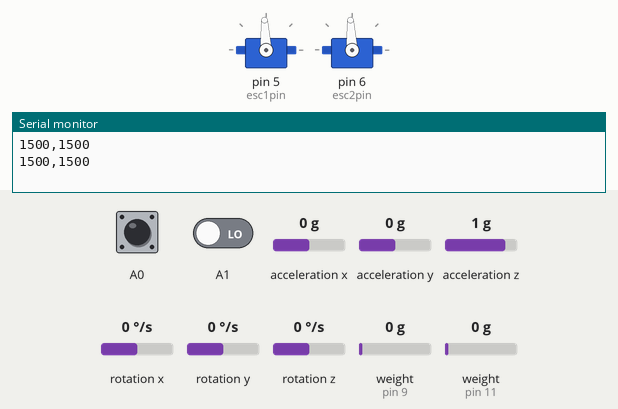
Simulated run of this sketch. Board: Arduino Uno, built with avr-gcc and run on an emulated ATmega328P. On the bench: 2 × servo, the last lines printed to the serial monitor. Inputs (shaded band) come from the test bench; at power-on: A0 LOW, A1 LOW, acceleration x 0 g, acceleration y 0 g, acceleration z 1 g, rotation x 0 °/s, rotation y 0 °/s, rotation z 0 °/s, weight on the scale (sensors on pin 9, pin 11) 0 g.

Above: at 8.2 s.
8.3 s: A0 pulsed HIGH 5 times (0.12 s each, 0.3 s apart)
At 11.6 s:
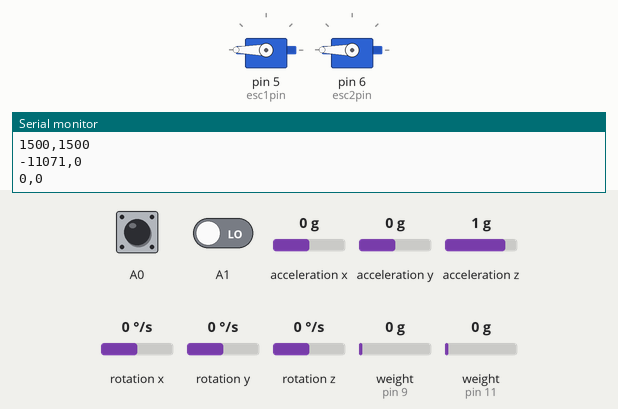
Timing chart, 0 to 13.9 s (numbered marks = the images above; inputs shaded):
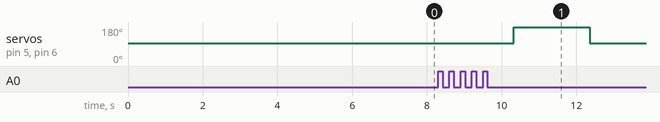

The sketch:

activeNav.ino
```cpp
#include "eeprom_utils.h"
#include <Wire.h>
#include <Servo.h>
#include <HX711_ADC.h>
#include "HX711.h"
#include <MPU9250.h>
#include <PID_v1.h>
#include <SPI.h>
//#include <nRF24L01.h>
//#include <RF24.h>
#include <SD.h>

const int chipSelect = 53;

#define theta1 20
#define theta2 75
#define f_turn 1650   //turning forward thrust pwm
#define f_thrust_time 5000 //forward thrust time
#define f_thrust 1900
#define loadCellFrequency 5 //in Hz
#define thresholdForceChangePerSecond 0.5

#define maxPWM 1900
#define minPWM 1100
#define stallPWM 1500
#define forwardOffset 250

#define calib false
#define IMU_READ_PERIOD_MS 40
#define mag_dec -3.11

#define DOUT2  9
#define CLK2  12
#define DOUT1 11
#define CLK1 10

unsigned long tugSteeringStart = 0;
int tugSteering = 0;
int m1 = 0;
int m2 = 0;

#define tugSteeringDuration 600000
#define tugSteeringBurst 10000

float calibration_factor1 = 20000.21;
float calibration_factor2 = 20000.21;//-7050 worked for my 440lb max scale setup

HX711 scale1;
HX711 scale2;
Servo rightESC;
Servo leftESC;

//RF24 radio(7, 8); // CE, CSN
const byte address[6] = "00001";

byte esc1pin=5;
byte esc2pin=6;

MPU9250 mpu;

double starting;
double targetAbs;
double angle;

double coef1 = -14.3;
double coef2 = 328571.4;

byte m1PWM = (A0); //M1 PWM values
byte m2PWM = (A1);

double Setpoint, Input, Output;
double Kp=8, Ki=0, Kd=3;


float mag = 0.75;


PID myPID(&Input, &Output, &Setpoint, Kp, Ki, Kd, DIRECT);

char radioText[32] = "";


struct loadCell {
  float reading1;
  float reading2;
  int angle;
  float magnitude;
};

struct loadCell lc = {0, 0, 0, 0};

double getAbs(double a, double rel) {
  double b = a + rel;
  if (b > 180) {
    return b - 360;
  } else if (b < -180) {
    return b + 360;
  }
  return b;
}
/*
double getRel(double cur, double tar) {
  double c, t;
  c = cur;
  if (cur > tar) {
    t = tar + 360;
  } else {
    t = tar;
  }
  double r = t - c;
  double l = 360 - r;
  return (r < l) ? r : -l;
}*/

double getRel(double cur, double tar) {
  int c = (int)(10 * (cur + 180)) % 3600;
  int t = (int)(10 * (tar + 180)) % 3600;
  return (-1 * ((5400 + c - t) % 3600 - 1800)) / 10.0;
}

int clip(int val, int lower, int upper) {
  if (val < 700) {
    return 0;
  } else if (val < lower) {
    return lower;
  } else if (val > upper) {
    return upper;
  } else {
    return val;
  }
}
void setup() {

  //radio.begin();
  //radio.openWritingPipe(address);
  //radio.setPALevel(RF24_PA_MIN);
  //radio.stopListening();

  Serial.begin(9600);

  radioWrite("Serial setup");


  Wire.begin();
  rightESC.attach(esc1pin);
  leftESC.attach(esc2pin);
  //motorInput(1900, 1900);
  //delay(8000);
  //motorInput(1100, 1100);
  //delay(8000);
  stopThrust();
  delay(5000);

  //load cell
  scale1.begin(DOUT1, CLK1);
  scale2.begin(DOUT2, CLK2);

  scale1.set_scale();
  scale2.set_scale();
  scale1.tare();
  scale2.tare();//Reset the scale to 0

   // Open serial communications and wait for port to open:
  //Serial.println("lmao");
  if (!mpu.setup(0x68)) {
    while(1) {
      Serial.println("MPU connection failed. Please check your connection with `connection_check` example.");
      delay(5000);
    }
  }

  if (calib) {
    Serial.println("Accel & Gyro");
    mpu.calibrateAccelGyro();
    Serial.println("Mag");
    mpu.calibrateMag();
    //mpu.saveCalibration();
  }
  //Serial.println("lmao");
  //loadCalibration();
  mpu.setMagneticDeclination(mag_dec);

  while (!mpu.update()) {
    Serial.println("Init reading failed");
    delay(100);
  }
  //Serial.println("lmao");

  /*
  unsigned long initT = millis();
  Serial.println("Waiting for PID reset");
  while (millis() < initT + 10000) {
    mpu.update();
    delay(50);
  }
  */

  //long zero_factor1 = scale1.read_average(); //Get a baseline reading
  //long zero_factor2 = scale2.read_average();
  //radioWrite("Stopping motors");

  stopThrust();
  //Serial.println("waiting 20");
  //delay(10000);

  resetPID();


  //motorInput(1900, 1900, 1500);
  //delay(5000);
  //radioWrite("setup done");

  /*
  Serial.print("Initializing SD card...");

  // see if the card is present and can be initialized:
  if (!SD.begin(chipSelect)) {
    Serial.println("Card failed, or not present");
    // don't do anything more:
    while (1);
  }
  Serial.println("card initialized.");
  */
}
//need to add how to read load cell


void loop() {
  int motor1=pulseIn(m1PWM,HIGH);
  int motor2=pulseIn(m2PWM,HIGH);
  Serial.println(String(motor1) + "," + String(motor2));
  if (motor1 == 0 && motor2 == 0) {
    motorInput(1500, 1500);
  } else {
    motorInput(motor1,motor2);
  }
  delay(IMU_READ_PERIOD_MS);

}

void radioWrite(String a) {
  //Serial.println(a);
  //for (int i = 0; i < a.length(); i++) {
  //  radioText[i] = a[i];
  //}
  //radio.write(&radioText, sizeof(radioText));
}

void datalog() {
  /*
  String dataString = String(millis()) + "," + String(tugSteering) + "," + String(lc.magnitude) + "," + String(lc.angle) + "," + String(m1) + "," + String(m2) + "," + String(mpu.getYaw());

  File dataFile = SD.open("datalog.csv", FILE_WRITE);
  if (dataFile) {
    dataFile.println(dataString);
    dataFile.close();
    // print to the serial port too:
    Serial.println(dataString);
  }
  dataFile.close();*/
}

void stopThrust() {
  motorInput(stallPWM, stallPWM);
}

void motorInput(int one, int two) {
  int r = clip(one, minPWM, maxPWM);
  int l = clip(two, minPWM, maxPWM);
  rightESC.writeMicroseconds(map(r, 1100, 1900, 1900, 1100));
  leftESC.writeMicroseconds(map(l, 1100, 1900, 1900, 1100));
  m1 = r;
  m2 = l;
  Serial.println(String(r) +","+ String(l));
}

int getLoadCellAngle() {
  return lc.angle;
}

void fullDiffThrust() {
  if (targetAbs > 0) {
    motorInput(minPWM,maxPWM);
  } else {
    motorInput(maxPWM,minPWM);
  }
}

void readLoadCell() { //some how extrapolate angle from this
  double r11 = scale1.get_units() / coef1 / 21176.4;
  double r21 = scale2.get_units() / coef2 * -1;
  delay(10);
  double r12 = scale1.get_units() / coef1 / 21176.4;
  double r22 = scale2.get_units() / coef2 * -1;
  delay(10);
  double r13 = scale1.get_units() / coef1 / 21176.4;
  double r23 = scale2.get_units() / coef2 * -1;

  lc.reading1 = (r11 + r12 + r13)/3;
  lc.reading2 = (r21 + r22 + r23)/3;
  //lc.angle = (int)(atan2(lc.reading2,lc.reading1)/M_PI*180);
  lc.angle = (int)(atan2(lc.reading2,lc.reading1)/M_PI*180) * 0.65;
  lc.magnitude = sqrt(lc.reading1 * lc.reading1 + lc.reading2 * lc.reading2);
}

void fullForward() {
  motorInput(1900, 1900);
}


void resetPID() {
  myPID.SetMode(AUTOMATIC);
  myPID.SetOutputLimits(-400, 400);
  myPID.SetSampleTime(IMU_READ_PERIOD_MS / 2);
}
```

eeprom_utils.h
```cpp
#include <EEPROM.h>
#include "MPU9250.h"

const uint8_t EEPROM_SIZE = 1 + sizeof(float) * 3 * 4;
extern MPU9250 mpu;

enum EEP_ADDR
{
    EEP_CALIB_FLAG = 0x00,
    EEP_ACC_BIAS = 0x01,
    EEP_GYRO_BIAS = 0x0D,
    EEP_MAG_BIAS = 0x19,
    EEP_MAG_SCALE = 0x25
};

void writeByte(int address, byte value){
  EEPROM.put(address, value);
}

void writeFloat(int address, float value){
  EEPROM.put(address, value);
}

byte readByte(int address){
  byte valueIn;
  EEPROM.get(address, valueIn);
  return valueIn;
}

float readFloat(int address){
  float valueIn;
  EEPROM.get(address, valueIn);
  return valueIn;
}

void clearCalibration()
{
    writeByte(EEP_CALIB_FLAG, 0);
}

bool isCalibrated()
{
    return (readByte(EEP_CALIB_FLAG) == 0x01);
}

void saveCalibration()
{
    writeByte(EEP_CALIB_FLAG, 1);
    writeFloat(EEP_ACC_BIAS + 0, mpu.getAccBias(0));
    writeFloat(EEP_ACC_BIAS + 4, mpu.getAccBias(1));
    writeFloat(EEP_ACC_BIAS + 8, mpu.getAccBias(2));
    writeFloat(EEP_GYRO_BIAS + 0, mpu.getGyroBias(0));
    writeFloat(EEP_GYRO_BIAS + 4, mpu.getGyroBias(1));
    writeFloat(EEP_GYRO_BIAS + 8, mpu.getGyroBias(2));
    writeFloat(EEP_MAG_BIAS + 0, mpu.getMagBias(0));
    writeFloat(EEP_MAG_BIAS + 4, mpu.getMagBias(1));
    writeFloat(EEP_MAG_BIAS + 8, mpu.getMagBias(2));
    writeFloat(EEP_MAG_SCALE + 0, mpu.getMagScale(0));
    writeFloat(EEP_MAG_SCALE + 4, mpu.getMagScale(1));
    writeFloat(EEP_MAG_SCALE + 8, mpu.getMagScale(2));
}

void loadCalibration()
{
    if (isCalibrated())
    {
        Serial.println("calibrated? : YES");
        Serial.println("load calibrated values");
        mpu.setAccBias(0, readFloat(EEP_ACC_BIAS + 0));
        mpu.setAccBias(1, readFloat(EEP_ACC_BIAS + 4));
        mpu.setAccBias(2, readFloat(EEP_ACC_BIAS + 8));
        mpu.setGyroBias(0, readFloat(EEP_GYRO_BIAS + 0));
        mpu.setGyroBias(1, readFloat(EEP_GYRO_BIAS + 4));
        mpu.setGyroBias(2, readFloat(EEP_GYRO_BIAS + 8));
        mpu.setMagBias(0, readFloat(EEP_MAG_BIAS + 0));
        mpu.setMagBias(1, readFloat(EEP_MAG_BIAS + 4));
        mpu.setMagBias(2, readFloat(EEP_MAG_BIAS + 8));
        mpu.setMagScale(0, readFloat(EEP_MAG_SCALE + 0));
        mpu.setMagScale(1, readFloat(EEP_MAG_SCALE + 4));
        mpu.setMagScale(2, readFloat(EEP_MAG_SCALE + 8));
    }
    else
    {
        Serial.println("calibrated? : NO");
        Serial.println("load default values");
        mpu.setAccBias(0, +0.005);
        mpu.setAccBias(1, -0.008);
        mpu.setAccBias(2, -0.001);
        mpu.setGyroBias(0, +1.5);
        mpu.setGyroBias(1, -0.5);
        mpu.setGyroBias(2, +0.7);
        mpu.setMagBias(0, +186.41);
        mpu.setMagBias(1, -197.91);
        mpu.setMagBias(2, -425.55);
        mpu.setMagScale(0, +1.07);
        mpu.setMagScale(1, +0.95);
        mpu.setMagScale(2, +0.99);
    }
}

void printCalibration()
{
    Serial.println("< calibration parameters >");
    Serial.print("calibrated? : ");
    Serial.println(readByte(EEP_CALIB_FLAG) ? "YES" : "NO");
    Serial.print("acc bias x  : ");
    Serial.println(readFloat(EEP_ACC_BIAS + 0) * 1000.f);
    Serial.print("acc bias y  : ");
    Serial.println(readFloat(EEP_ACC_BIAS + 4) * 1000.f);
    Serial.print("acc bias z  : ");
    Serial.println(readFloat(EEP_ACC_BIAS + 8) * 1000.f);
    Serial.print("gyro bias x : ");
    Serial.println(readFloat(EEP_GYRO_BIAS + 0));
    Serial.print("gyro bias y : ");
    Serial.println(readFloat(EEP_GYRO_BIAS + 4));
    Serial.print("gyro bias z : ");
    Serial.println(readFloat(EEP_GYRO_BIAS + 8));
    Serial.print("mag bias x  : ");
    Serial.println(readFloat(EEP_MAG_BIAS + 0));
    Serial.print("mag bias y  : ");
    Serial.println(readFloat(EEP_MAG_BIAS + 4));
    Serial.print("mag bias z  : ");
    Serial.println(readFloat(EEP_MAG_BIAS + 8));
    Serial.print("mag scale x : ");
    Serial.println(readFloat(EEP_MAG_SCALE + 0));
    Serial.print("mag scale y : ");
    Serial.println(readFloat(EEP_MAG_SCALE + 4));
    Serial.print("mag scale z : ");
    Serial.println(readFloat(EEP_MAG_SCALE + 8));
}

void printBytes()
{
    for (size_t i = 0; i < EEPROM_SIZE; ++i)
        Serial.println(readByte(i), HEX);
}

void setupEEPROM()
{
    Serial.println("EEPROM start");

    if (!isCalibrated())
    {
        Serial.println("Need Calibration!!");
    }
    Serial.println("EEPROM calibration value is : ");
    printCalibration();
    Serial.println("Loaded calibration value is : ");
    loadCalibration();
}
```

Measured:
- after the input at 8.3 s, servo on pin 5 (esc1pin), servo on pin 6 (esc2pin): 93° → 180° after 2.0 s, → 93° 2.0 s later
